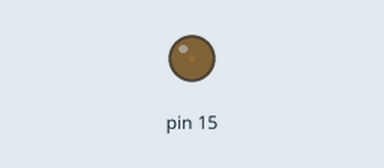
Recording of a program running on a simulated MicroPython board. On the bench: output pins drawn as LEDs (lit = HIGH).

Above: at 0.05 s.
At 4.95 s:
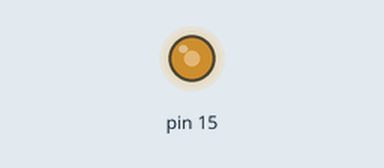
At 7.65 s:
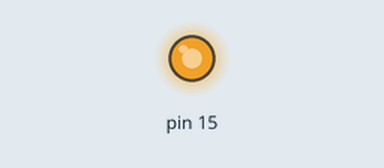
At 15.35 s:
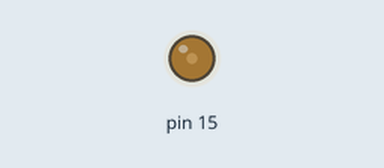
Timing chart, 0 to 22.7 s (numbered marks = the images above):
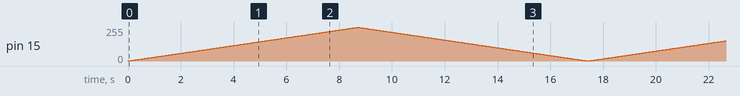

The program:

pwm_objet.py
```python
# Example using PWM to fade an LED
from machine import Pin, PWM
from time import sleep

#Create PWM object, with LED on Pin(15)
class pwm :


    def __init__(self, pin , frequence = 1000, break_time_def = 0.0001) :
        self.myPWM = PWM(Pin(pin))
        self.myPWM.freq(frequence)
        self.break_time = break_time_def
        self.duty = 0

    def test_fade(self):
        while True:
            for duty in range(65025):
                self.myPWM.duty_u16(duty)
                sleep(self.break_time)

            for duty in range(65025, 0, -1):
                self.myPWM.duty_u16(duty)
                sleep(self.break_time)


mon_pwm =pwm(15)

mon_pwm.test_fade()
```
